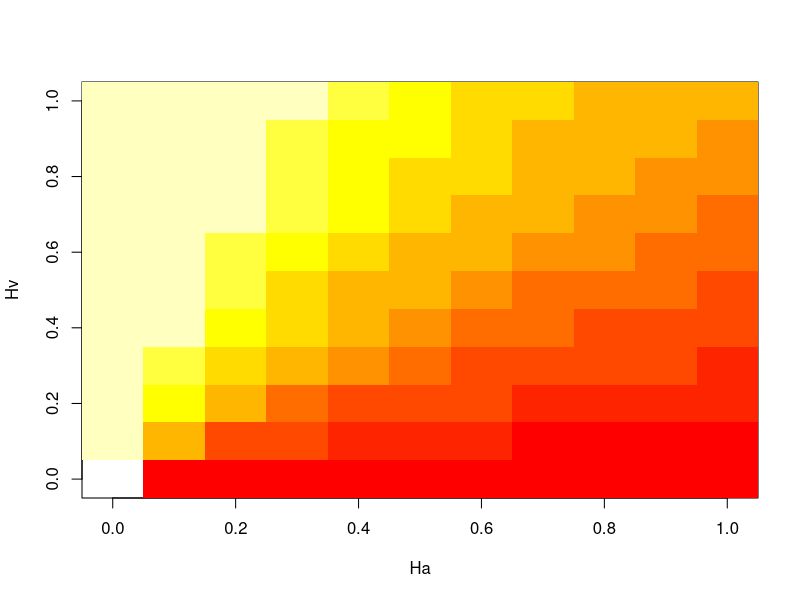
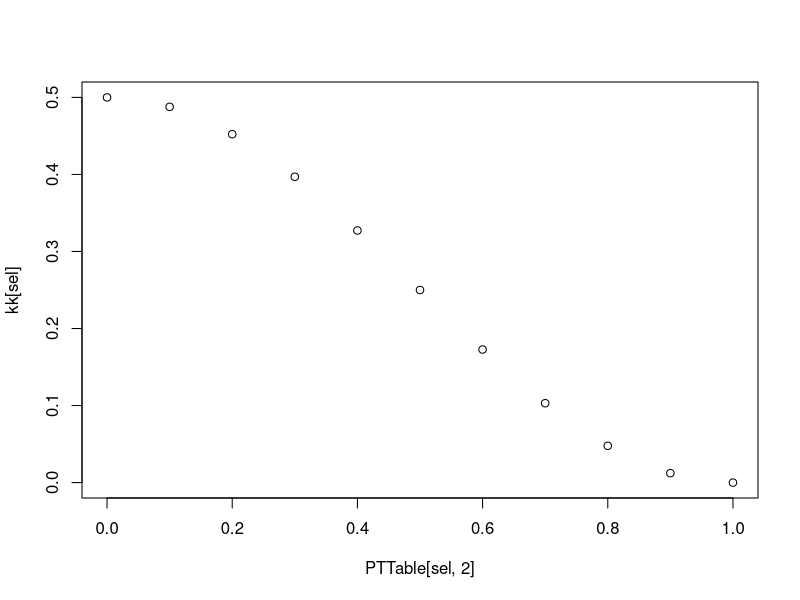
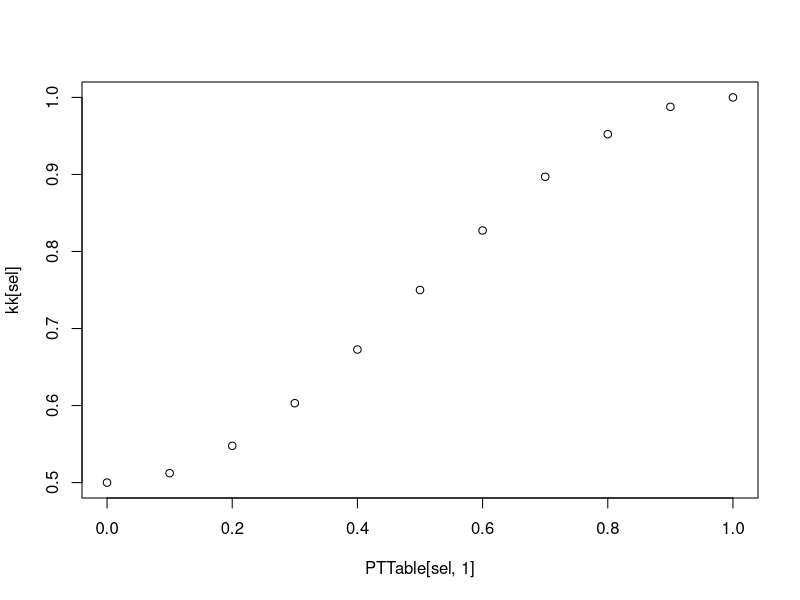
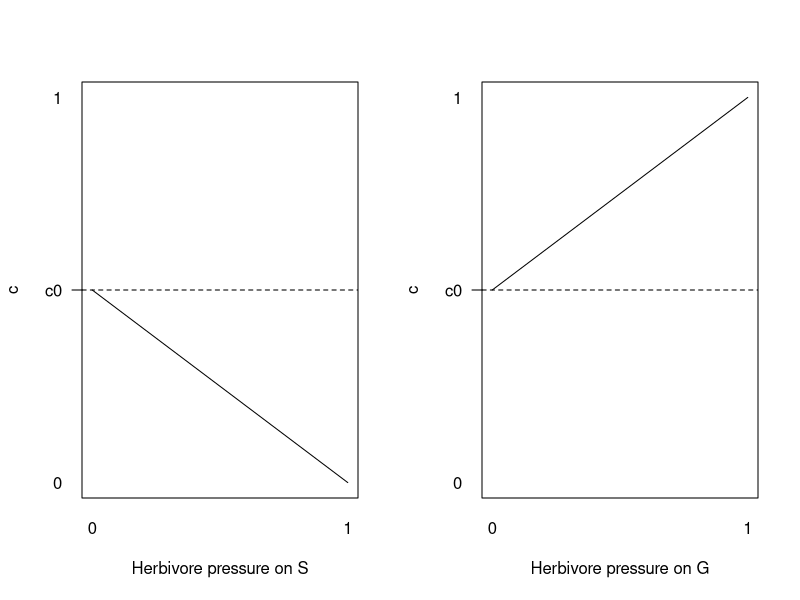
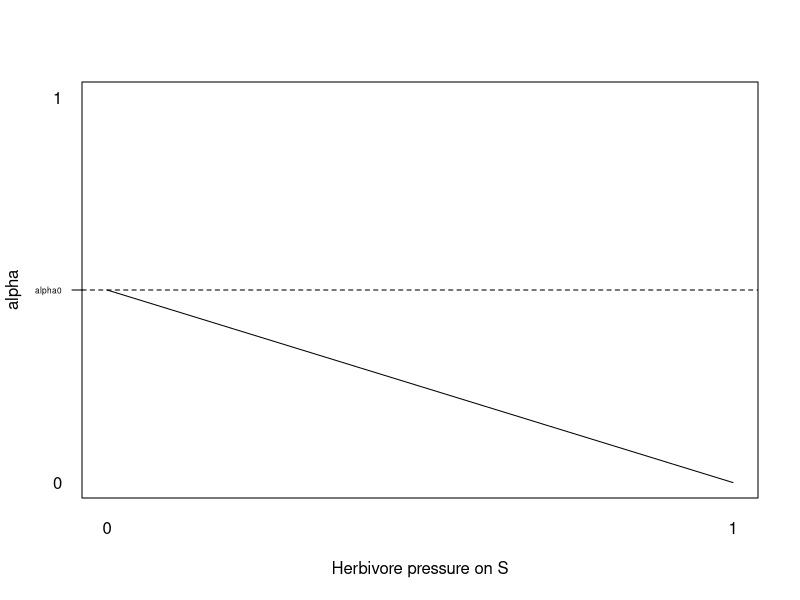
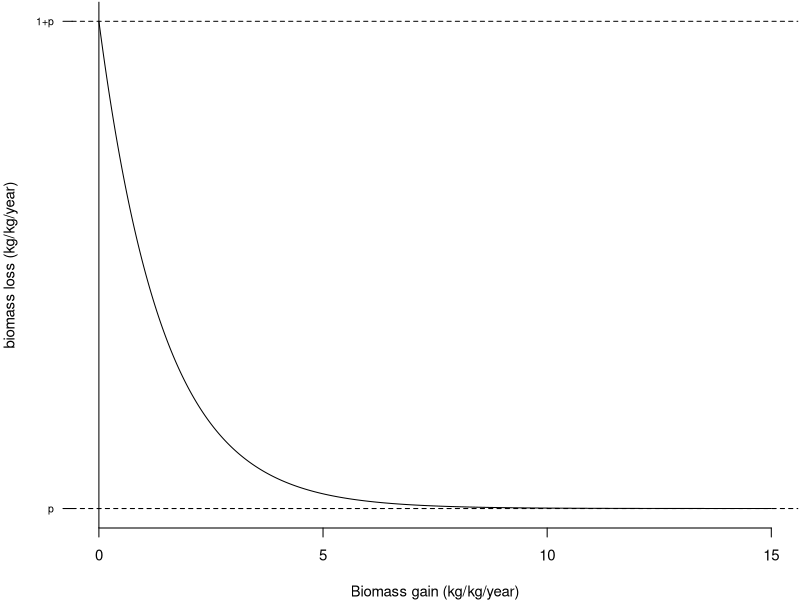
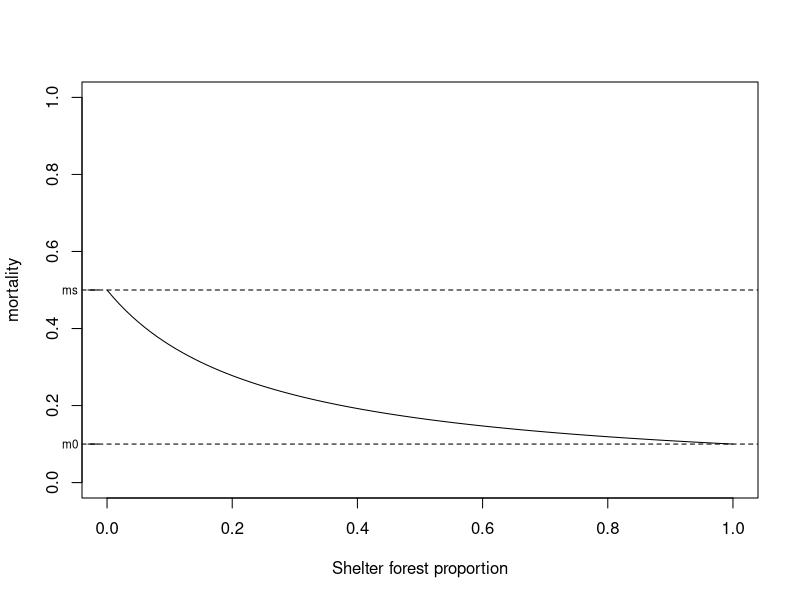
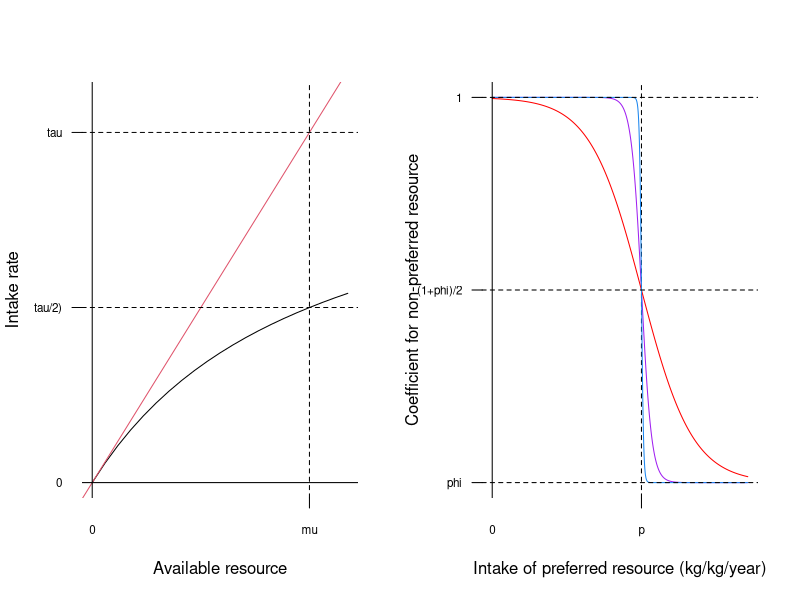

The R script that drew these images, in order:
#------------------------------------------
# Herbivore mortality
#------------------------------------------
Intake = seq(0,15,0.01)
p = 5.84; z = 1; cc=0.7
M = p+exp(-z*cc*Intake)

pdf("../graphs/herbivore_mortality.pdf", height=3, width=3)

par(mar=c(4,4,0.1,0.1), cex=.9)
plot(M~Intake, type ="l", yaxt="n",ylab = "biomass loss (kg/kg/year)", xlab = "Biomass gain (kg/kg/year)", bty="n")
abline(h=p, lty=2)
axis(2, at = p, labels="p", las = 1, cex.axis =0.7)
abline(h=1+p, lty=2)
axis(2, at = 1+p, labels="1+p", las = 1, cex.axis =0.7)

abline(h=0)
abline(v=0)

dev.off()

## mortality en fonction de B

BB = seq(0,1,0.01)
m0 = 0.1
ms = 0.5
ma = ms/(1+(ms/m0-1)*BB)

pdf("../graphs/shelter_effect.pdf", height=4, width=4)

plot(ma~BB, type = "l", ylim = c(0,1), xlab = c("Shelter forest proportion"), ylab = "mortality")
abline(h=m0, lty=2)
abline(h=ms, lty=2)
axis(2, at = m0, labels="m0", las = 1, cex.axis = 0.7, line = -0.8)
axis(2, at = ms, labels="ms", las = 1, cex.axis = 0.7, line = -0.8)

dev.off()
#------------------------------------------
# Intake rates
#------------------------------------------
F1 = seq(0,20,1)
tau = 17; mu = tau; 
I1 = tau*F1/(tau + F1)

pdf("../graphs/intakes.pdf", height=4, width=7)

par(mfrow = c(1,2))
plot(I1~F1, type ="l", ylim = c(0,tau*1.1), xaxt="n", yaxt="n", ylab = "Intake rate", xlab="Available resource", bty="n")
abline(0,1, col = 2)
abline(v=mu, lty=2)
axis(1, at = mu, labels="mu", las = 1, cex.axis =0.7)
abline(h=tau/2, lty=2)
axis(2, at = tau/2, labels="tau/2)", las = 1, cex.axis =0.7)
abline(h=tau, lty=2)
axis(2, at = tau, labels="tau", las = 1, cex.axis =0.7)

abline(h=0)
abline(v=0)
axis(1, at = 0, labels="0", cex.axis =0.7, tick=F)
axis(2, at = 0, labels="0",las = 1,  cex.axis =0.7, tick=F)

#------------------------------------------
r=5; 
I1 = seq(0,10,0.01)
phi = 0.1
#I2 = 1/(1+exp(r*(I1-p)))
#I2 = (phi*(exp(p)-1)*exp(-p))/((exp(p)-2)*exp(-p) +exp(r*(I1-p)))
I2 = phi + (1-phi)/(1+exp(r*(I1-p)))

plot(I2~I1, type ="l", xaxt="n", yaxt="n", ylab = "Coefficient for non-preferred resource", xlab="Intake of preferred resource (kg/kg/year)", bty="n", col="purple")
abline(v=p, lty=2)

r=1
I2 = phi + (1-phi)/(1+exp(r*(I1-p)))
lines(I2~I1, col="red")

r=25
I2 = phi + (1-phi)/(1+exp(r*(I1-p)))
lines(I2~I1, col="dodgerblue2")

axis(2, at = 1, labels="1", las = 1, cex.axis =0.7)
axis(2, at = phi, labels="phi", las = 1, cex.axis =0.7)
axis(2, at = (1+phi)/2, labels="(1+phi)/2", las = 1, cex.axis =0.7)

axis(1, at = p, labels="p", cex.axis =0.7)

abline(h=1, lty=2)
abline(h=phi, lty=2)
abline(h=(1+phi)/2, lty=2)

abline(v=0)
axis(1, at = 0, labels="0", cex.axis =0.7, tick=F)
axis(2, at = 0, labels="0", las = 1, cex.axis =0.7, tick=F)


dev.off()

#------ old version
#F1 = seq(0,100,1)
#tau = 17; mu = tau; 
#I1 = tau*F1/(tau + F1)
#
#pdf("../graphs/intakes_v1.pdf", height=4, width=7)
#
#par(mfrow = c(1,2))
#plot(I1~F1, type ="l", ylim = c(0,tau*1.1), xaxt="n", yaxt="n", ylab = "Intake rate", xlab="Available resource", bty="n")
#abline(0,1, col = 2)
#abline(v=mu, lty=2)
#axis(1, at = mu, labels="mu", las = 1, cex.axis =0.7)
#abline(h=tau/2, lty=2)
#axis(2, at = tau/2, labels="tau/2)", las = 1, cex.axis =0.7)
#abline(h=tau, lty=2)
#axis(2, at = tau, labels="tau", las = 1, cex.axis =0.7)
#
#abline(h=0)
#abline(v=0)
#axis(1, at = 0, labels="0", cex.axis =0.7, tick=F)
#axis(2, at = 0, labels="0",las = 1,  cex.axis =0.7, tick=F)
#
##------------------------------------------
#r=5; 
#I1 = seq(0,10,0.01)
#phi = 0
#I2 = phi + (1-phi)/(1+exp(r*(I1-p)))
#
#plot(I2~I1, type ="l", xaxt="n", yaxt="n", ylab = "Coefficient for non-preferred resource", xlab="Intake of preferred resource", bty="n", col="purple")
#abline(v=p, lty=2)
#
#r=1
#I2 = phi + (1-phi)/(1+exp(r*(I1-p)))
#lines(I2~I1, col="red")
#
#r=25
#I2 = phi + (1-phi)/(1+exp(r*(I1-p)))
#lines(I2~I1, col="dodgerblue2")
#
#axis(2, at = 1, labels="1", las = 1, cex.axis =0.7)
#axis(2, at = phi, labels="0", las = 1, cex.axis =0.7)
#axis(2, at = (1+phi)/2, labels="1/2", las = 1, cex.axis =0.7)
#
#axis(1, at = p, labels="p+m", cex.axis =0.7)
#
#abline(h=1, lty=2)
#abline(h=phi, lty=2)
#abline(h=(1+phi)/2, lty=2)
#
#abline(v=0)
#axis(1, at = 0, labels="0", cex.axis =0.7, tick=F)
#axis(2, at = 0, labels="0", las = 1, cex.axis =0.7, tick=F)
#
#
#dev.off()


#------------------------------------------
# competition
#------------------------------------------
Ha = Hv = seq(0,1,0.1)
Htable = expand.grid(Ha, Hv)
kk = unlist(apply(Htable, 1, function(x){exp(-log(1/0.5)*x[2]/x[1])}))

image(Ha, Hv, matrix(kk, ncol=length(Ha)), col=rev(heat.colors(10)))


#------------------------------------------
# effects on beta
#------------------------------------------
PTT = PTB = seq(0,1,0.1)
PTTable = expand.grid(PTT, PTB)

beta0 = 0.5

kk = unlist(apply(PTTable, 1, function(x){
exp(-log(1/beta0)*((1-x[1])/(1-x[2])))
}))

kk = unlist(apply(PTTable, 1, function(x){
(1/2)*((beta0)*cos(x[2]*pi) + ((1-beta0))*cos(pi*(1+x[1])) + 1 )
}))

sel = PTTable[,1] ==0
plot(PTTable[sel,2], kk[sel])

sel = PTTable[,2] ==0
plot(PTTable[sel,1], kk[sel])

#------------------------------------------
# effects on c and alpha
#------------------------------------------
UG = US = seq(0,1, 0.1)
c0 = 0.5; 
cb = c0 * (1-US)
cg = UG*(1-c0) + c0
#
#pdf("../graphs/effectsOnVeg.pdf", height=4, width=10)
#
cexax = 1
par(mfrow = c(1,2), cex.lab=1)
plot(cb~US, type ="l", ylim = c(0,1), xaxt="n", yaxt="n", ylab = "c", main = "", xlab="Herbivore pressure on S")
abline(h=c0, lty=2)
axis(2, at = c0, labels="c0", las = 1, cex.axis =cexax)
axis(1, at = 0, labels="0", cex.axis =cexax, tick=F)
axis(2, at = 0, labels="0", las = 1, cex.axis =cexax, tick=F)
axis(1, at = 1, labels="1", cex.axis =cexax, tick=F)
axis(2, at = 1, labels="1", las = 1, cex.axis =cexax, tick=F)


plot(cg~UG, type ="l", ylim = c(0,1), xaxt="n", yaxt="n", ylab = "c", main = "", xlab="Herbivore pressure on G")
abline(h=c0, lty=2)
axis(2, at = c0, labels="c0", las = 1, cex.axis =cexax)
axis(1, at = 0, labels="0", cex.axis =cexax, tick=F)
axis(2, at = 0, labels="0", las = 1, cex.axis =cexax, tick=F)
axis(1, at = 1, labels="1", cex.axis =cexax, tick=F)
axis(2, at = 1, labels="1", las = 1, cex.axis =cexax, tick=F)

dev.copy2pdf(file="../graphs/herbPressure_onc.pdf")

par(mfrow = c(1,1), cex.lab=1)

plot(cb~US, type ="l", ylim = c(0,1), xaxt="n", yaxt="n", ylab = "alpha", main = "", xlab="Herbivore pressure on S")
abline(h=c0, lty=2)
axis(2, at = c0, labels="alpha0", las = 1, cex.axis =0.5)

axis(1, at = 0, labels="0", cex.axis =cexax, tick=F)
axis(2, at = 0, labels="0", las = 1, cex.axis =cexax, tick=F)
axis(1, at = 1, labels="1", cex.axis =cexax, tick=F)
axis(2, at = 1, labels="1", las = 1, cex.axis =cexax, tick=F)

dev.copy2pdf(file="../graphs/herbPressure_onalpha.pdf")


#dev.off()
#
#------------------------------------------
# effects of environment
#------------------------------------------
#env = seq(-3, 3, by=.1)
#
#comp0 = 0.8
#comp = comp0*(1-pnorm(env))
#
#k = pnorm(env)
#
#uvw = .6 - .8*env/(max(env)-min(env))
#
#pdf("../graphs/environmental_gradient.pdf", height=4, width=4)
#cexax = 1
#par(mfrow = c(1,1), cex.lab=1.4)
#
#plot(uvw~env, type ="l", ylim = c(0,1), xaxt="n",  ylab = "biomass factor", main = "", xlab="environmental gradient")
#abline(h=0.5, lty=2)
#
#
#dev.off()
#
#
#
